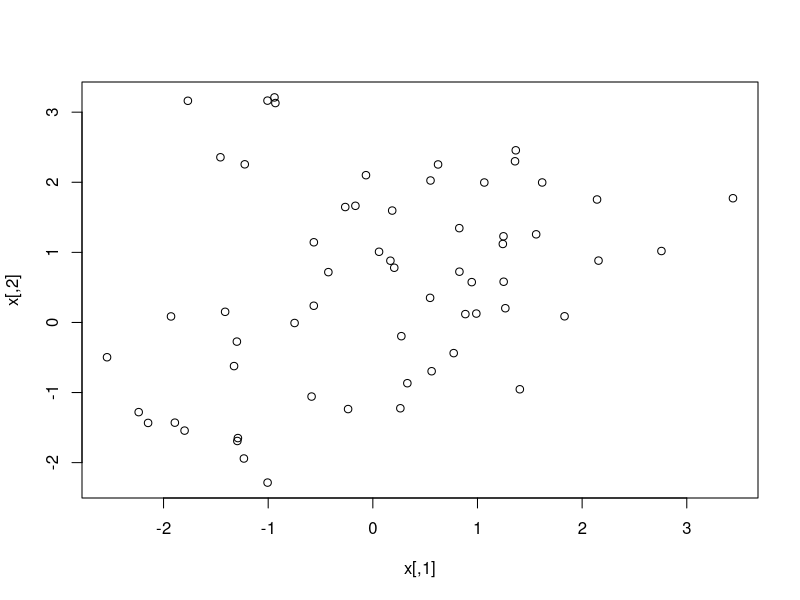
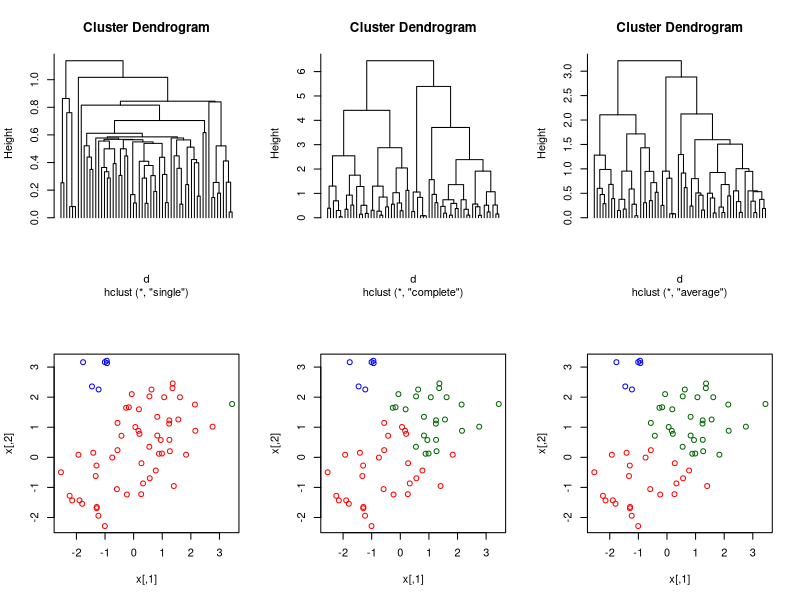
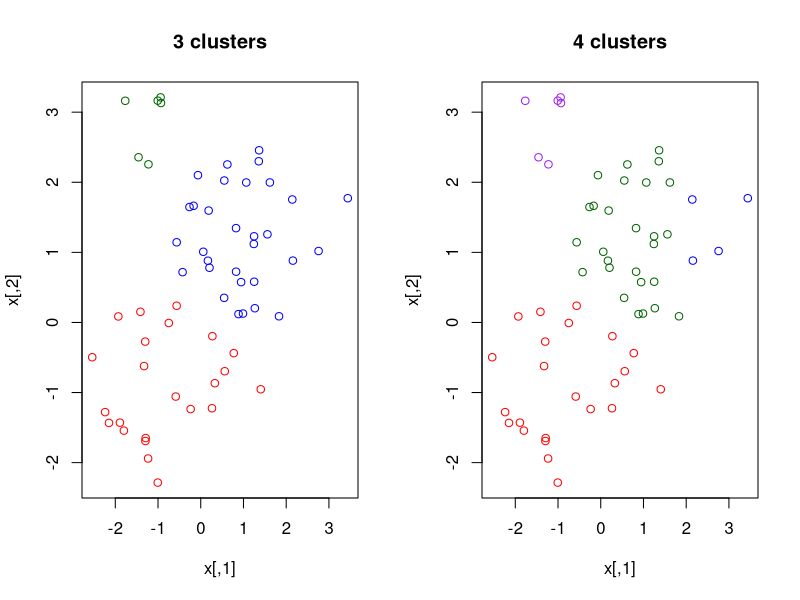

These charts were generated, in order, by the following R code:
set.seed(0)
x = rbind(scale(matrix(rnorm(2*20),ncol=2),cent=c(1,1),scale=F),
scale(matrix(rnorm(2*30),ncol=2),cent=-c(1,1),scale=F))
x = rbind(x,matrix(runif(2*10,min(x),max(x)),ncol=2))
d = dist(x)

plot(x)

tree.sing = hclust(d,method="single")
tree.comp = hclust(d,method="complete")
tree.avg = hclust(d,method="average")

par(mfrow=c(2,3))
plot(tree.sing,labels=F,hang=-1e-10)
plot(tree.comp,labels=F,hang=-1e-10)
plot(tree.avg,labels=F,hang=-1e-10)

labs.sing = cutree(tree.sing,k=3)
labs.comp = cutree(tree.comp,k=3)
labs.avg = cutree(tree.avg,k=3)

cols = c("red","darkgreen","blue")
plot(x,col=cols[labs.sing])
plot(x,col=cols[labs.comp])
plot(x,col=cols[labs.avg])

# Compare clustering with 3 and 4 groups
cols = c("red","blue","darkgreen","purple")
labs.avg2 = cutree(tree.avg,k=4)

par(mfrow=c(1,2))
plot(x,col=cols[labs.avg],main="3 clusters")
plot(x,col=cols[labs.avg2],main="4 clusters")

table(labs.avg,labs.avg2)
